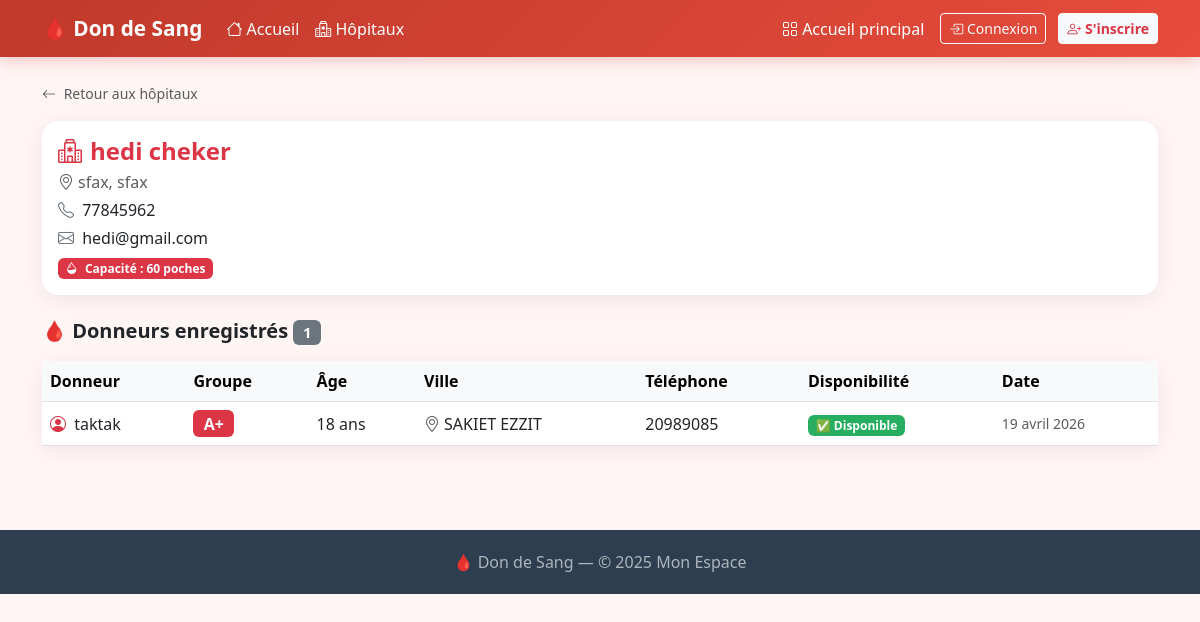
The page /don_sang/hopitaux/1/ on the database its author committed.
### don_sang/models.py (models this page shows, shortened)
class Hospital(models.Model):
    nom = models.CharField(max_length=200)
    ville = models.CharField(max_length=100)
    adresse = models.CharField(max_length=255)
    telephone = models.CharField(max_length=20)
    email = models.EmailField(blank=True)
    capacite = models.PositiveIntegerField(help_text="Capacité de stockage de poches de sang", default=0)
    date_ajout = models.DateTimeField(auto_now_add=True)
    class Meta:
        ordering = ['nom']
        verbose_name = 'Hôpital'
        verbose_name_plural = 'Hôpitaux'

class Don(models.Model):
    GROUPE_CHOICES = [
        ('A+','A+'), ('A-','A-'), ('B+','B+'), ('B-','B-'),
        ('AB+','AB+'), ('AB-','AB-'), ('O+','O+'), ('O-','O-'),
    ]
    DISPONIBILITE_CHOICES = [
        ('disponible', 'Disponible'),
        ('indisponible', 'Indisponible'),
        ('bientot', 'Disponible bientôt'),
    ]
    donneur = models.ForeignKey(User, on_delete=models.CASCADE, related_name='dons')
    hopital = models.ForeignKey('Hospital', on_delete=models.SET_NULL, null=True, blank=True, related_name='dons', verbose_name='Hôpital')
    groupe_sanguin = models.CharField(max_length=3, choices=GROUPE_CHOICES)
    date_don = models.DateField(auto_now_add=True)
    ville = models.CharField(max_length=100)
    telephone = models.CharField(max_length=20)
    age = models.PositiveIntegerField(default=18, help_text="Âge du donneur")
    disponibilite = models.CharField(max_length=20, choices=DISPONIBILITE_CHOICES, default='disponible')
    message = models.TextField(blank=True)
    class Meta:
        ordering = ['-date_don']
        verbose_name = 'Don de sang'
        verbose_name_plural = 'Dons de sang'

### don_sang/views.py (the view)
# urls.py: path('hopitaux/<int:hopital_id>/', views.detail_hopital, name='detail_hopital'),
def detail_hopital(request, hopital_id):
    hopital = get_object_or_404(Hospital, id=hopital_id)
    dons = Don.objects.filter(hopital=hopital).select_related('donneur').order_by('-date_don')
    return render(request, 'don_sang/detail_hopital.html', {'hopital': hopital, 'dons': dons})

### don_sang/templates/don_sang/detail_hopital.html (shortened to what this page needs)
{% extends 'don_sang/base.html' %}
{% block content %}
<div class="container py-4">
  <div class="mb-3">
    <a href="{% url 'liste_hopitaux' %}" class="text-decoration-none text-muted small">
      <i class="bi bi-arrow-left me-1"></i> Retour aux hôpitaux
    </a>
  </div>
  <div class="card mb-4">
    <div class="card-body">
      <div class="d-flex align-items-start justify-content-between flex-wrap gap-2">
        <div>
          <h4 class="fw-bold text-danger mb-1">
            <i class="bi bi-hospital me-2"></i>{{ hopital.nom }}
          </h4>
          <p class="text-muted mb-1"><i class="bi bi-geo-alt me-1"></i>{{ hopital.adresse }}, {{ hopital.ville }}</p>
          <p class="mb-1"><i class="bi bi-telephone me-1 text-secondary"></i> {{ hopital.telephone }}</p>
          {% if hopital.email %}
          <p class="mb-1"><i class="bi bi-envelope me-1 text-secondary"></i> {{ hopital.email }}</p>
          {% endif %}
          <span class="badge bg-danger mt-1">
            <i class="bi bi-droplet-half me-1"></i> Capacité : {{ hopital.capacite }} poches
          </span>
        </div>
      </div>
    </div>
  </div>
  <h5 class="fw-bold mb-3">🩸 Donneurs enregistrés <span class="badge bg-secondary">{{ dons|length }}</span></h5>
  {% if dons %}
  <div class="card">
    <div class="card-body p-0">
      <div class="table-responsive">
        <table class="table table-hover align-middle mb-0">
          <thead class="table-light">
            <tr>
              <th>Donneur</th>
              <th>Groupe</th>
              <th>Âge</th>
              <th>Ville</th>
              <th>Téléphone</th>
              <th>Disponibilité</th>
              <th>Date</th>
            </tr>
          </thead>
          <tbody>
            {% for don in dons %}
            <tr>
              <td><i class="bi bi-person-circle text-danger me-1"></i>
                {{ don.donneur.get_full_name|default:don.donneur.username }}
              </td>
              <td><span class="badge bg-danger fs-6">{{ don.groupe_sanguin }}</span></td>
              <td>{{ don.age }} ans</td>
              <td><i class="bi bi-geo-alt text-muted me-1"></i>{{ don.ville }}</td>
              <td>{{ don.telephone }}</td>
              <td>
                {% if don.disponibilite == 'disponible' %}
                  <span class="badge" style="background:#27ae60;">✅ Disponible</span>
                {% elif don.disponibilite == 'indisponible' %}
                  <span class="badge" style="background:#95a5a6;">❌ Indisponible</span>
                {% else %}
                  <span class="badge" style="background:#f39c12;">⏳ Bientôt</span>
                {% endif %}
              </td>
              <td class="text-muted small">{{ don.date_don }}</td>
            </tr>
            {% endfor %}
          </tbody>
        </table>
      </div>
    </div>
  </div>
  {% endif %}
</div>
{% endblock %}

### rows shown on the page
Hospital: nom "hedi cheker", adresse "sfax", ville "sfax", telephone "77845962", email "hedi@gmail.com", capacite "60"
Don: donneur.get_full_name "taktak", groupe_sanguin "A+", age "18", ville "SAKIET EZZIT", telephone "20989085", disponibilite "✅ Disponible", date_don "19 avril 2026"

### other values the page prints
{{ dons|length }} "1"
